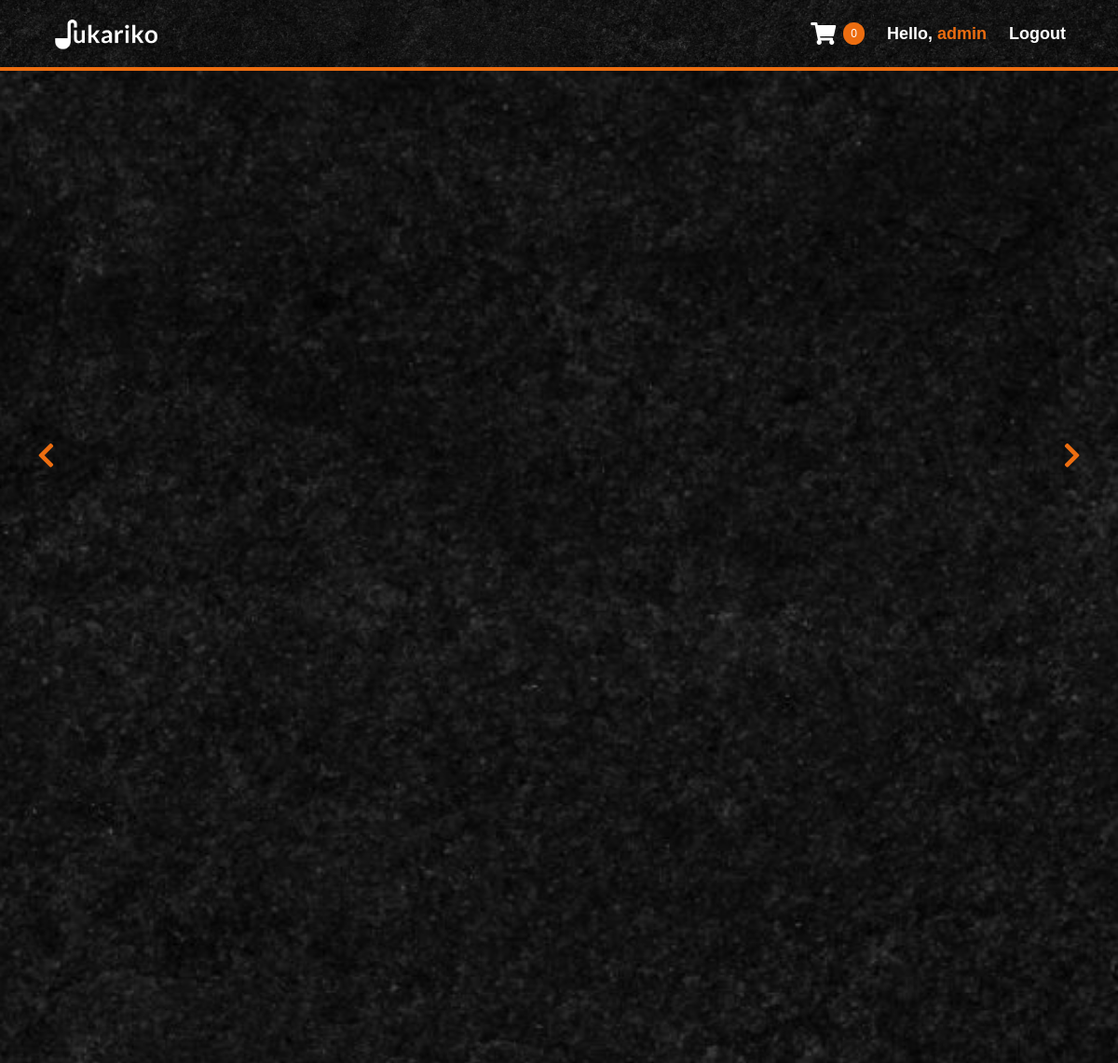
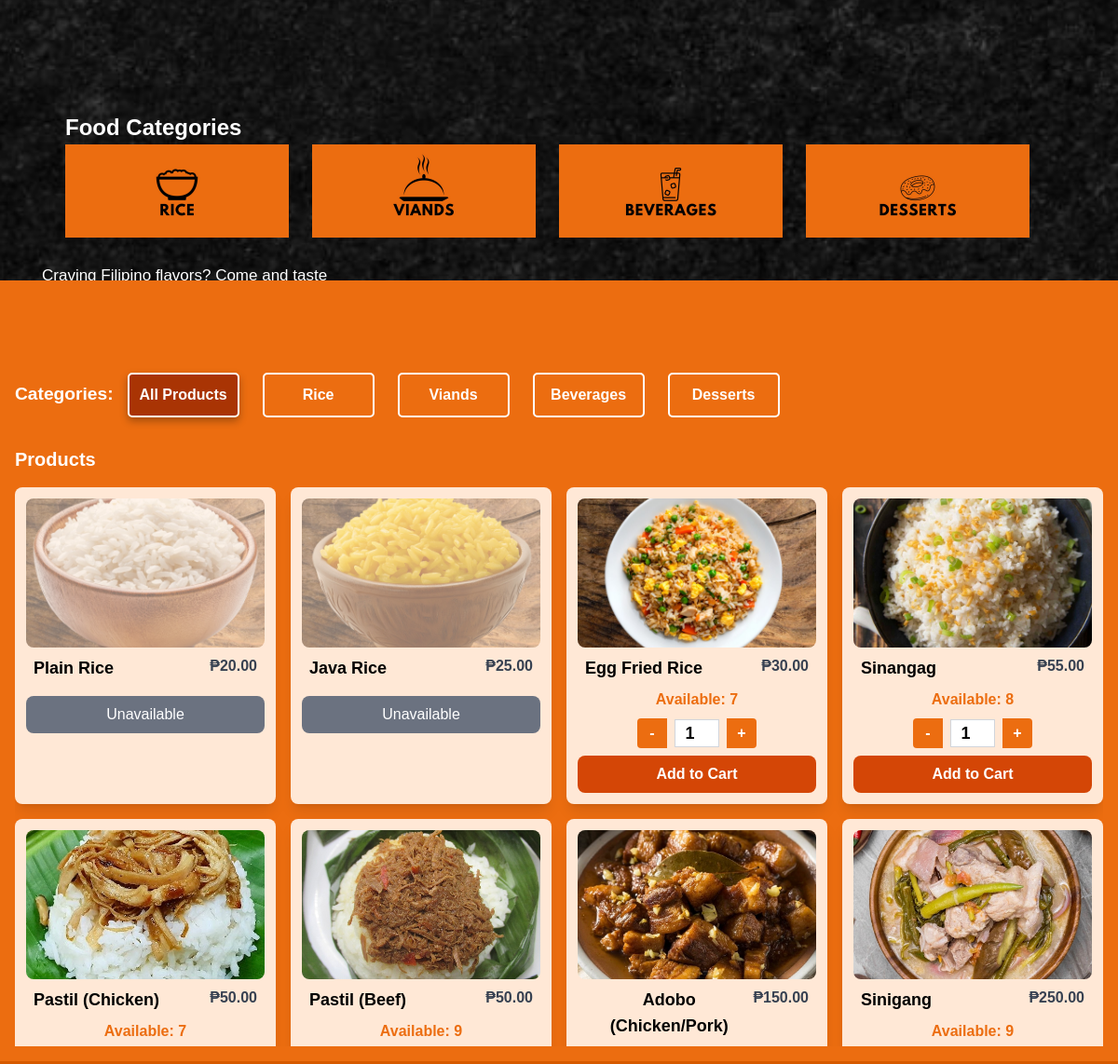
The app's page /Users/cusView.php (signed in) with its own data (2 pictures, top to bottom).
### tables this page shows
CREATE TABLE `users` (
  `id` int(11) NOT NULL,
  `username` varchar(255) NOT NULL,
  `password` varchar(255) NOT NULL,
  `email` varchar(255) NOT NULL,
  `phone` varchar(15) DEFAULT NULL,
  `profile_pic` varchar(255) DEFAULT NULL,
  `role` enum('user','admin','super_admin') DEFAULT 'user',
  `created_at` timestamp NOT NULL DEFAULT current_timestamp()
);

CREATE TABLE `products` (
  `id` int(11) NOT NULL,
  `name` varchar(255) NOT NULL,
  `description` text DEFAULT NULL,
  `price` decimal(10,2) NOT NULL,
  `image` varchar(255) DEFAULT NULL,
  `stock` int(11) NOT NULL,
  `barcode` varchar(255) NOT NULL,
  `created_at` timestamp NOT NULL DEFAULT current_timestamp(),
  `category_code` varchar(10) DEFAULT NULL,
  `category` varchar(50) NOT NULL
);

### Users/cusView.php (the view, shortened to what this page needs)
<?php
require __DIR__ . '/../db.php';
$user_id = $_SESSION['user_id'];
$user_query = $conn->query("SELECT username FROM users WHERE id = $user_id");
$user = $user_query->fetch_assoc();
$result = $conn->query("SELECT * FROM products");
?>
<!DOCTYPE html>
<html lang="en">
<head>
    <script src="https://cdn.tailwindcss.com"></script>
    <link rel="stylesheet" href="https://cdnjs.cloudflare.com/ajax/libs/font-awesome/5.15.3/css/all.min.css">
</head>
<body>
<nav class="bg-[url('../indexpic/preview.jpg')] bg-cover bg-center p-4 flex justify-between items-center text-white border-b-4 border-[#EC6D10] fixed w-full top-0 z-50">
<a href="#" id="scroll-to-top">
    <img src="../imgmain/logo1.1.png" alt="SukariKo! Logo" class="h-[40px] w-auto pl-10" />
</a>
    <div class="nav-links flex items-center space-x-6 pr-10">
    <a href="#walalang">
    <button id="cart-toggle" class="flex items-center space-x-2 text-white hover:text-[#EC6D10] transition">
        <i class="fas fa-shopping-cart text-2xl"></i>
        <span id="cart-count" class="bg-[#EC6D10] text-white rounded-full px-2 py-1 text-xs">0</span>
    </button>
</a>
        <span class="font-bold text-lg">Hello, <span class="text-[#EC6D10]"><?= htmlspecialchars($user['username']); ?></span></span>
        <a href="/POS/logout.php" class="text-white text-lg font-bold transition hover:text-[#EC6D10]">Logout</a>
    </div>
</nav>
<div class="bg-fixed-image relative flex flex-col items-start justify-center pt-[60vh]">
    <button id="prev-btn" class="nav-btn left-5">
    <i class="fas fa-chevron-left" style="font-size: 30px;"></i>
    </button>
    <video id="video-player" autoplay muted loop class="bg-video">
        <source src="../indexpic/savor1.mp4" type="video/mp4">
    </video>
    <button id="next-btn" class="nav-btn right-5">
    <i class="fas fa-chevron-right" style="font-size: 30px;"></i>
    </button>
    <h2 class="text-white text-2xl font-bold z-10" style="margin-top: -110px; margin-left: 70px;">Food Categories</h2>
    <div class="flex flex-wrap justify-start mt-6 z-10" style="margin-top: -10px; gap: 5px; margin-left: 20px;">
        <a href="#" class="category-item" style="width: 240px; height: 125px; margin-left: 50px; margin-right: 20px; display: flex; justify-content: center; align-items: center;">
            <img src="../indexpic/riceicon.jpg" alt="Rice Meals" class="object-cover hover:scale-105 transition" style="width: 100%; height: 80%; border-radius: 0px;" />
        </a>
        <a href="#" class="category-item" style="width: 240px; height: 125px; margin-right: 20px; display: flex; justify-content: center; align-items: center;">
            <img src="../indexpic/viandsicon.jpg" alt="Viands" class="object-cover hover:scale-105 transition" style="width: 100%; height: 80%; border-radius: 0px;" />
        </a>
        <a href="#" class="category-item" style="width: 240px; height: 125px; margin-right: 20px; display: flex; justify-content: center; align-items: center;">
            <img src="../indexpic/beveragesicon.jpg" alt="Drinks" class="object-cover hover:scale-105 transition" style="width: 100%; height: 80%; border-radius: 0px;" />
        </a>
        <a href="#" class="category-item" style="width: 240px; height: 125px; display: flex; justify-content: center; align-items: center;">
            <img src="../indexpic/dessertsicon.jpg" alt="Desserts" class="object-cover hover:scale-105 transition" style="width: 100%; height: 80%; border-radius: 0px;" />
        </a>
        <p style="font-size: 17px; margin-left: 25px; margin-top: 10px;" class="text-white">Craving Filipino flavors? Come and taste <br>the best with us!<br></p>
    </div>
</div>
<div class="walalang" id="walalang">
    <br><br>
</div>
<div class="flex transition-all duration-300 ease-in-out" id="main-container" style="position: relative; display: flex; min-height: calc(100vh - 72px); width: 100%;">
    <div id="product-section" class="w-full transition-all duration-300 ease-in-out p-4" style="margin-top: 20px;">
        <div class="category-container mb-4" id="menu">
            <span class="category-title font-bold">Categories:</span>
            <button class="filter-btn active" onclick="filterCategory('All', this)">All Products</button>
            <button class="filter-btn" onclick="filterCategory('RIC', this)">Rice</button>
            <button class="filter-btn" onclick="filterCategory('VIA', this)">Viands</button>
            <button class="filter-btn" onclick="filterCategory('BEV', this)">Beverages</button>
            <button class="filter-btn" onclick="filterCategory('DES', this)">Desserts</button>
        </div>
    <h2 class="text-xl font-bold mb-4 text-left" style="color: white;">Products</h2>
        <div style="height: 600px; overflow: hidden;">
    <div class="grid grid-cols-4 gap-4 hover:overflow-y-auto" id="product-grid" style="height: 100%; overflow-y: auto; overflow-x: hidden;">
            <?php while ($row = $result->fetch_assoc()): ?>
                <div class="product-card bg-[#FFE8D6] p-3 shadow-lg rounded-lg text-center flex flex-col items-center space-y-2 transition-transform transform hover:scale-105"
                    data-category="<?= $row['category_code']; ?>">
                    <img src="<?= '../Super_Admin/uploads/' . $row['image']; ?>"
                        alt="<?= $row['name']; ?>"
                        class="w-full h-40 object-cover rounded-lg cursor-pointer transition-transform duration-300 hover:scale-110 <?= $row['stock'] == 0 ? 'opacity-50 pointer-events-none' : '' ?>"
                        onclick="openModal('modal-<?= $row['id']; ?>')">
                    <div class="flex justify-between w-full px-2">
                        <h4 class="font-bold text-lg"><?= $row['name']; ?></h4>
                        <p class="text-gray-700 font-semibold">₱<?= number_format($row['price'], 2); ?></p>
                    </div>
                    <p style="color: <?= $row['stock'] == 0 ? 'red' : '#EC6D10'; ?>; font-weight: <?= $row['stock'] == 0 ? 'bold' : '600'; ?>;">
                        <?= $row['stock'] == 0 ? '' : 'Available: ' . $row['stock']; ?>
                    </p>
                    <?php if ($row['stock'] > 0): ?>
                        <div class="flex items-center justify-center space-x-2">
                            <button onclick="adjustQuantity('decrease', <?= $row['id']; ?>, <?= $row['stock']; ?>)"
                                    class="bg-[#EC6D10] text-white w-8 h-8 rounded-l font-bold hover:bg-[#d44606] focus:outline-none">-</button>
                            <input type="number" id="quantity-<?= $row['id']; ?>"
                                value="1" min="1" max="<?= $row['stock']; ?>"
                                class="text-center w-12 border border-gray-300 text-lg font-semibold" readonly>
                            <button onclick="adjustQuantity('increase', <?= $row['id']; ?>, <?= $row['stock']; ?>)"
                                    class="bg-[#EC6D10] text-white w-8 h-8 rounded-r font-bold hover:bg-[#D44606] focus:outline-none">+</button>
                        </div>
                        <button class="bg-[#D44606] text-white px-4 py-2 rounded-lg font-semibold w-full text-center"
                                data-id="<?= $row['id']; ?>"
                                data-name="<?= $row['name']; ?>"
                                data-price="<?= $row['price']; ?>"
                                onclick="addToCart(<?= $row['id']; ?>, <?= $row['stock']; ?>)">
                            Add to Cart
                        </button>
                    <?php else: ?>
                        <button class="bg-gray-500 text-white px-4 py-2 rounded-lg cursor-not-allowed w-full text-center" disabled>
                            Unavailable
                        </button>
                    <?php endif; ?>
                </div>
            <?php endwhile; ?>
        </div>
    </div>
    </div>
</div>
</body>
</html>

### Users/cusView.php (style rules this page uses)
body { background-image: url('../indexpic/ricebg.jpg'); background-attachment: fixed; background-size: cover; min-height: 100vh; margin: 0; padding: 0; font-family: Arial, sans-serif; padding-top: 72px; }
.category-container { padding: 10px; margin-bottom: 15px; border-radius: 0px; display: flex; align-items: center; }
.category-title { font-weight: bold; margin-left: -10px; font-size: 1.2rem; color: white; }
.filter-btn { background-color: #EC6D10; color: white; padding: 10px 0; width: 120px; margin: 5px 10px 5px 0; border-radius: 5px; font-weight: bold; cursor: pointer; transition: background-color 0.3s; border: 2px solid white; outline: none; text-align: center; margin-left: 15px; }
.filter-btn.active { background-color: #A93404; box-shadow: 0 4px 8px rgba(0, 0, 0, 0.3); }
.opacity-50 { opacity: 0.5; }
.bg-fixed-image { position: relative; width: 100%; height: 100vh; background-image: url('../indexpic/preview.jpg'); background-size: cover; background-position: center; background-attachment: fixed; overflow: hidden; }
.bg-video { position: absolute; top: 30%; left: 50%; width: 90%; height: 60%; transform: translate(-50%, -50%); z-index: 1; opacity: 1; transition: opacity 0.9s ease; }
.nav-btn { position: absolute; top: 50%; transform: translateY(-50%); background-color: rgba(0, 0, 0, 0.5); color: white; font-size: 30px; padding: 10px; border: none; cursor: pointer; z-index: 2; border-radius: 50%; }
.left-5 { left: 5%; }
.right-5 { right: 5%; }
.nav-btn { position: absolute; top: 30%; transform: translateY(-50%); background-color: transparent; color: #ec6d10; font-size: 50px; padding: 12px 20px; border-radius: 80%; cursor: pointer; z-index: 2; transition: background-color 0.3s, border-color 0.3s, transform 0.3s; }

### records on screen
users: username "admin"
products: image (picture), name "Plain Rice", price "20.00", stock "Unavailable"
products: image (picture), name "Java Rice", price "25.00", stock "Unavailable"
products: image (picture), name "Egg Fried Rice", price "30.00", stock "7"
products: image+name (picture), name "Sinangag", price "55.00", stock "8"
products: image (picture), name "Pastil (Chicken)", price "50.00", stock "7"
products: image (picture), name "Pastil (Beef)", price "50.00", stock "9"
products: image (picture), name "Adobo (Chicken/Pork)", price "150.00"
products: image+name (picture), name "Sinigang", price "250.00", stock "9"
